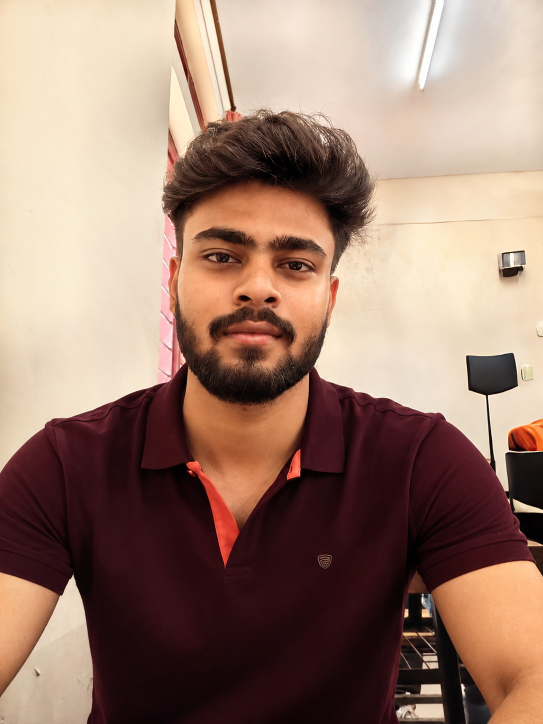
#> input picture images/profile.jpg, 1086 x 1448 px (shown at 1/2 size)
$ python -i generate_portrait.py   (imports and definitions only)
#> lines starting #> are read from the running program, lines starting #| are printed output that depends on the picture
#> further down, picture is the input picture: shape (1448, 1086, 3); mean B, G, R 111.1, 126, 156
#!/usr/bin/env python3
"""
generate_portrait.py
====================
Converts a portrait photo into an animated ASCII-art SVG.

Pipeline
--------
1.  Remove background with rembg (ONNX-based, runs offline).
2.  Composite onto white, apply bilateral filter + CLAHE.
3.  Apply darkening curve  v_out = (v_in/255)^1.7 * 255.
4.  Resize to COLS columns (aspect-ratio-aware, 0.48 row-scaling).
5.  Map each pixel to one character from ASCII_RAMP.
6.  Write an SVG where each text row is revealed by an animating
    clipPath (stagger = 0.09 s/row, duration = 0.7 s, fill="freeze").
7.  JetBrains Mono is inlined as a base64 WOFF2 @font-face so the
    character widths are consistent on every viewer.

Usage
-----
    python scripts/generate_portrait.py \
        --input  images/profile.jpg   \
        --output assets/portrait.svg  \
        --cols   90

Dependencies (install via pip or the workflow):
    pillow  numpy  opencv-python-headless  rembg  onnxruntime
"""

import argparse
import base64
import os
import sys
from pathlib import Path

import cv2
import numpy as np

try:
    from rembg import remove as rembg_remove
except ImportError:
    sys.exit("rembg is required: pip install rembg onnxruntime")

# ── Character ramp ──────────────────────────────────────────────────────────
# Ordered from lightest (space) to darkest (@).
ASCII_RAMP = " .`:-=+*cs#%@"

# ── Layout constants ─────────────────────────────────────────────────────────
FONT_SIZE   = 13      # px — must match the monospace glyph metrics below
CHAR_WIDTH  = 7.8     # px — JetBrains Mono Regular at 13 px
LINE_HEIGHT = 15      # px
ROW_SCALE   = 0.48    # compensates for non-square terminal "pixels"

# ── Animation ────────────────────────────────────────────────────────────────
STAGGER_S  = 0.09    # seconds between row reveals
DURATION_S = 0.70    # seconds for each row wipe

# ── Font path (optional — skip embedding if file not found) ─────────────────
FONT_PATH = Path(__file__).parent.parent / "fonts" / "JetBrainsMono-Regular.woff2"


# ────────────────────────────────────────────────────────────────────────────
# [23 lines left out: function load_and_prepare, not called in this run]


def enhance(img: np.ndarray) -> np.ndarray:
    """Bilateral filter → CLAHE → darkening curve → uint8 grayscale."""
    # Edge-preserving smoothing
    img = cv2.bilateralFilter(img, d=9, sigmaColor=75, sigmaSpace=75)

    # Convert to grayscale for CLAHE
    gray = cv2.cvtColor(img, cv2.COLOR_BGR2GRAY)
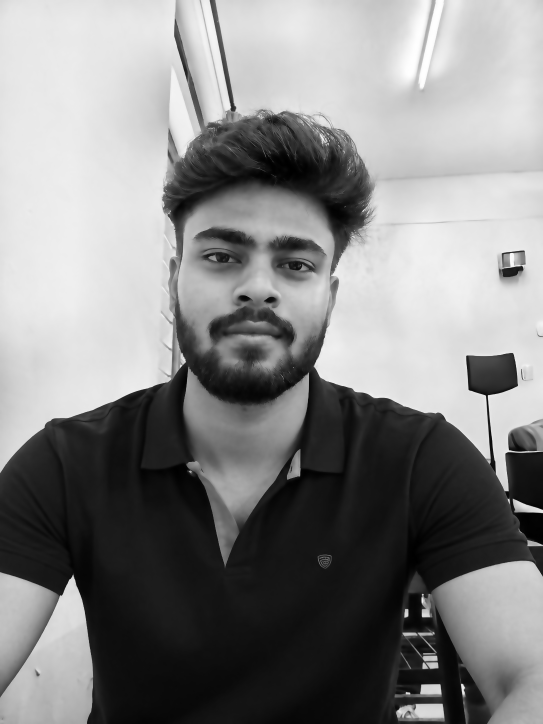
#> gray: shape (1448, 1086) (shown at 1/2 size); min 0, max 254, mean 133.3

    # Contrast-limited adaptive histogram equalisation
    clahe = cv2.createCLAHE(clipLimit=3.0, tileGridSize=(8, 8))
    gray  = clahe.apply(gray)
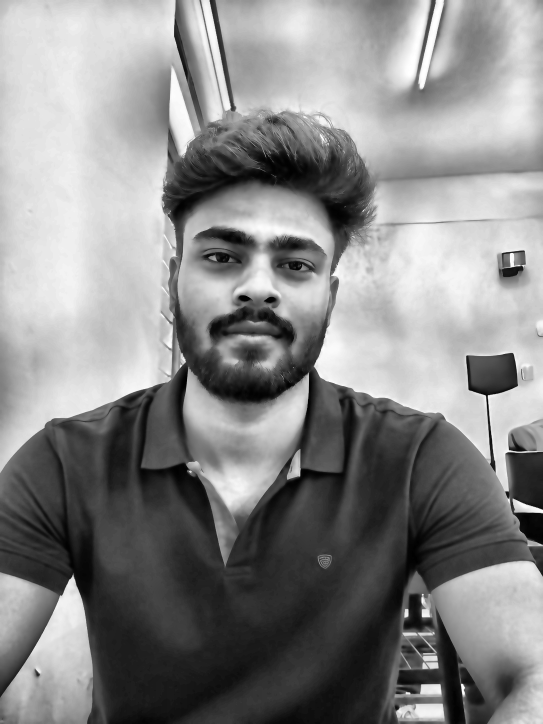
#> gray: shape (1448, 1086) (shown at 1/2 size); min 0, max 255, mean 136.4

    # Darkening power curve: v_out = (v_in/255)^1.7 * 255
    gray = (np.power(gray.astype(float) / 255.0, 1.7) * 255.0).astype(np.uint8)
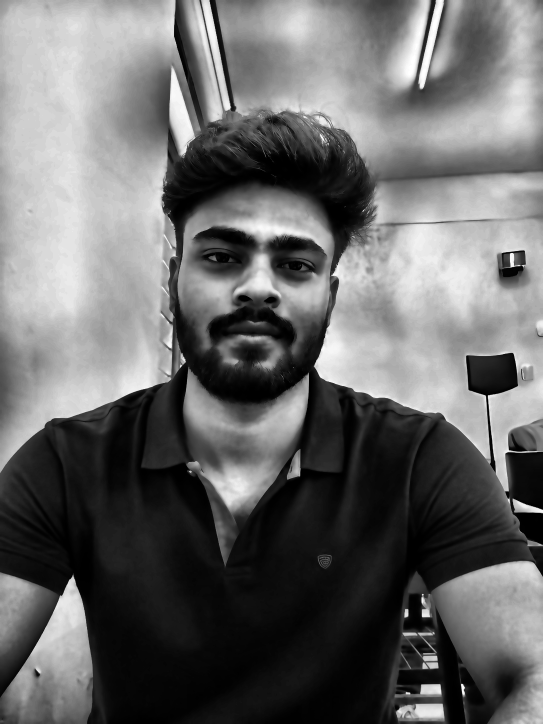
#> gray: shape (1448, 1086) (shown at 1/2 size); min 0, max 255, mean 104.9

    return gray


# [172 lines left out: functions to_ascii, _font_face_css, build_svg, main, not called in this run]


# [2 lines not run here, left out]

>>> import cv2
>>> picture = cv2.imread('../images/profile.jpg')
>>> result = enhance(picture)
